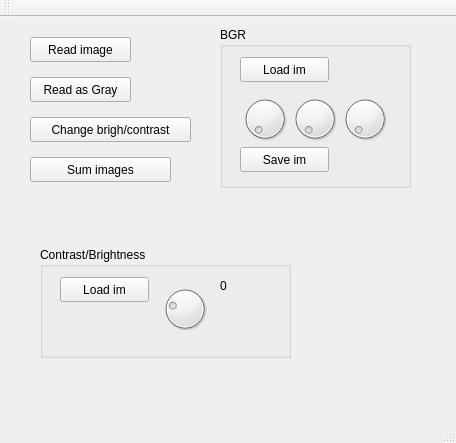
<?xml version="1.0" encoding="UTF-8"?>
<ui version="4.0">
 <class>MainWindow</class>
 <widget class="QMainWindow" name="MainWindow">
  <property name="geometry">
   <rect>
    <x>0</x>
    <y>0</y>
    <width>456</width>
    <height>443</height>
   </rect>
  </property>
  <property name="windowTitle">
   <string>MainWindow</string>
  </property>
  <widget class="QWidget" name="centralWidget">
   <widget class="QPushButton" name="pushButton_readim">
    <property name="geometry">
     <rect>
      <x>30</x>
      <y>20</y>
      <width>101</width>
      <height>25</height>
     </rect>
    </property>
    <property name="text">
     <string>Read image</string>
    </property>
   </widget>
   <widget class="QPushButton" name="pushButton_readasgray">
    <property name="geometry">
     <rect>
      <x>30</x>
      <y>60</y>
      <width>101</width>
      <height>25</height>
     </rect>
    </property>
    <property name="text">
     <string>Read as Gray</string>
    </property>
   </widget>
   <widget class="QPushButton" name="pushButton_chng_bch">
    <property name="geometry">
     <rect>
      <x>30</x>
      <y>100</y>
      <width>161</width>
      <height>25</height>
     </rect>
    </property>
    <property name="text">
     <string>Change brigh/contrast</string>
    </property>
   </widget>
   <widget class="QPushButton" name="pushButton_sum_im">
    <property name="geometry">
     <rect>
      <x>30</x>
      <y>140</y>
      <width>141</width>
      <height>25</height>
     </rect>
    </property>
    <property name="text">
     <string>Sum images</string>
    </property>
   </widget>
   <widget class="QGroupBox" name="groupBox">
    <property name="geometry">
     <rect>
      <x>220</x>
      <y>10</y>
      <width>191</width>
      <height>161</height>
     </rect>
    </property>
    <property name="title">
     <string>BGR</string>
    </property>
    <widget class="QPushButton" name="pushButton_load_thr">
     <property name="geometry">
      <rect>
       <x>20</x>
       <y>30</y>
       <width>89</width>
       <height>25</height>
      </rect>
     </property>
     <property name="text">
      <string>Load im</string>
     </property>
    </widget>
    <widget class="QDial" name="dial_b">
     <property name="geometry">
      <rect>
       <x>20</x>
       <y>60</y>
       <width>50</width>
       <height>64</height>
      </rect>
     </property>
     <property name="maximum">
      <number>255</number>
     </property>
    </widget>
    <widget class="QDial" name="dial_g">
     <property name="geometry">
      <rect>
       <x>70</x>
       <y>60</y>
       <width>50</width>
       <height>64</height>
      </rect>
     </property>
     <property name="maximum">
      <number>255</number>
     </property>
    </widget>
    <widget class="QDial" name="dial_r">
     <property name="geometry">
      <rect>
       <x>120</x>
       <y>60</y>
       <width>50</width>
       <height>64</height>
      </rect>
     </property>
     <property name="maximum">
      <number>255</number>
     </property>
    </widget>
    <widget class="QPushButton" name="pushButton_2">
     <property name="geometry">
      <rect>
       <x>20</x>
       <y>120</y>
       <width>89</width>
       <height>25</height>
      </rect>
     </property>
     <property name="text">
      <string>Save im</string>
     </property>
    </widget>
   </widget>
   <widget class="QGroupBox" name="groupBox_2">
    <property name="geometry">
     <rect>
      <x>40</x>
      <y>230</y>
      <width>251</width>
      <height>111</height>
     </rect>
    </property>
    <property name="title">
     <string>Contrast/Brightness</string>
    </property>
    <widget class="QPushButton" name="pushButton">
     <property name="geometry">
      <rect>
       <x>20</x>
       <y>30</y>
       <width>89</width>
       <height>25</height>
      </rect>
     </property>
     <property name="text">
      <string>Load im</string>
     </property>
    </widget>
    <widget class="QDial" name="dial_contrast">
     <property name="geometry">
      <rect>
       <x>120</x>
       <y>30</y>
       <width>50</width>
       <height>64</height>
      </rect>
     </property>
     <property name="maximum">
      <number>255</number>
     </property>
     <property name="value">
      <number>64</number>
     </property>
    </widget>
    <widget class="QLabel" name="label_contrast">
     <property name="geometry">
      <rect>
       <x>180</x>
       <y>30</y>
       <width>67</width>
       <height>17</height>
      </rect>
     </property>
     <property name="text">
      <string>0</string>
     </property>
    </widget>
   </widget>
  </widget>
  <widget class="QMenuBar" name="menuBar">
   <property name="geometry">
    <rect>
     <x>0</x>
     <y>0</y>
     <width>456</width>
     <height>22</height>
    </rect>
   </property>
  </widget>
  <widget class="QToolBar" name="mainToolBar">
   <attribute name="toolBarArea">
    <enum>TopToolBarArea</enum>
   </attribute>
   <attribute name="toolBarBreak">
    <bool>false</bool>
   </attribute>
  </widget>
  <widget class="QStatusBar" name="statusBar"/>
 </widget>
 <layoutdefault spacing="6" margin="11"/>
 <resources/>
 <connections/>
</ui>
